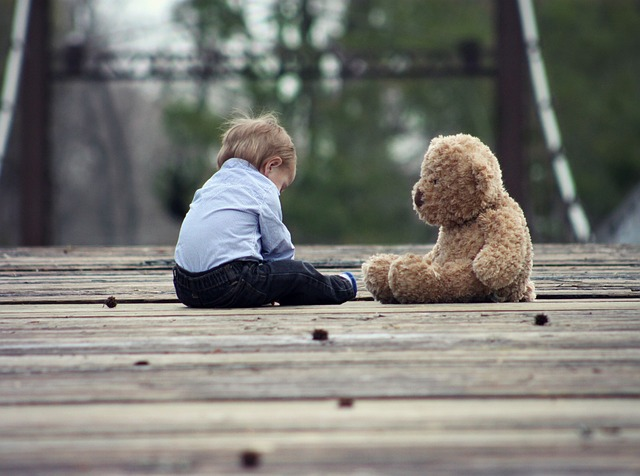
#> input picture opencv_geometry/baby.jpg, 640 x 476 px
$ python scaling_nearest.py
#> lines starting #> are read from the running program, lines starting #| are printed output that depends on the picture
import cv2
import numpy as np

def scaling(img, size):  # 크기 변경(이전 예제)
    dst = np.zeros(size[::-1], img.dtype)  # size와 shape는 역순
    ratioY, ratioX = np.divide(size[::-1], img.shape[:2]) # size를 역순으로 하여 shape와 나눔
    y = np.arange(0, img.shape[0], 1) # 입력 영상의 세로 범위만큼 좌표 생성 (1씩)
    x = np.arange(0, img.shape[1], 1) # 입력 영상의 가로 범위만큼 좌표 생성 (1씩)
    y, x = np.meshgrid(y, x) # 좌표 y와 x를 통해 정방행렬 생성
    i, j = np.int32(y * ratioY), np.int32(x * ratioX) # 크기 변경 수식
    dst[i, j] = img[y, x] # 이를 행렬에 그대로 복사
    return dst

def scaling_nearest(img, size):  # 크기 변경(이웃화소)
    dst = np.zeros(size[::-1], img.dtype)
    ratioY, ratioX = np.divide(size[::-1], img.shape[:2])
    i = np.arange(0, size[1], 1) # 출력 영상의 세로 범위만큼 좌표 생성 (1씩)
    j = np.arange(0, size[0], 1) # 출력 영상의 가로 범위만큼 좌표 생성 (1씩)
    i, j = np.meshgrid(i, j) # 출력 영상의 좌표를 가지고 정방행렬 생성
    y, x = np.int32(i / ratioY), np.int32(j / ratioX) # 크기 변경 수식 (역방향 사상)
    dst[i, j] = img[y, x] # 이를 행렬에 그대로 복사
    return dst

img = cv2.imread('baby.jpg', cv2.IMREAD_GRAYSCALE) # 640x476
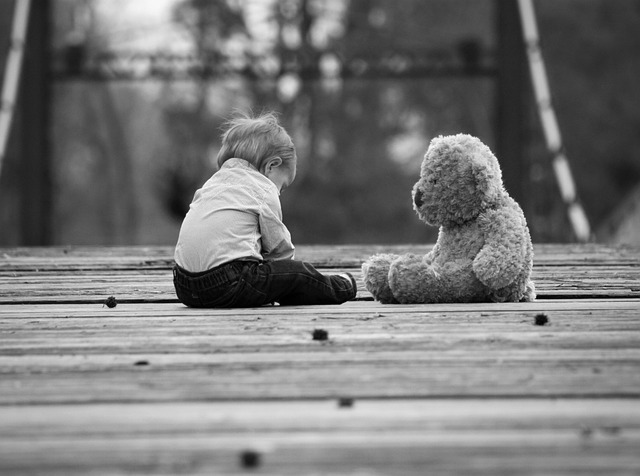
#> img: shape (476, 640); min 0, max 255, mean 119.7
if img is None: raise Exception("영상 읽기 에러")

dst1 = scaling(img, (800, 600))  # 크기 변경 - 축소
#> in scaling, `dst[i, j] = img[y, x]`:
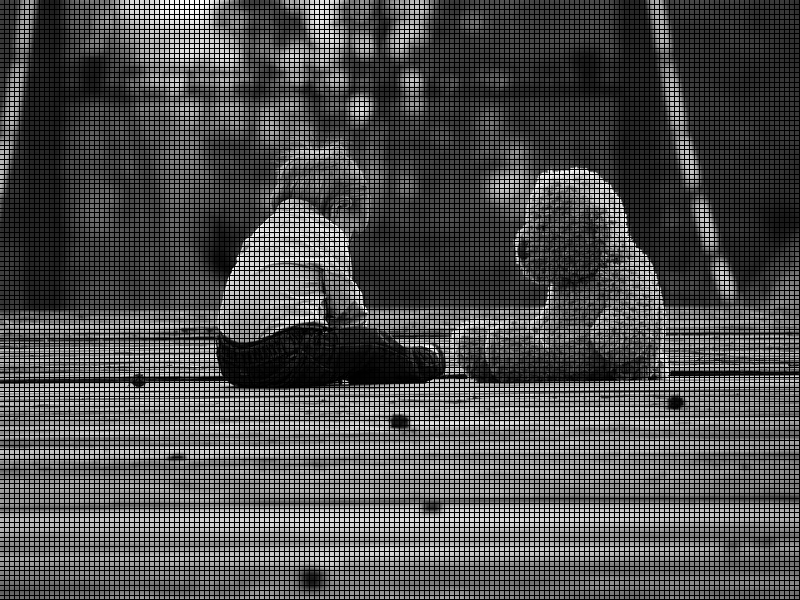
#> dst: shape (600, 800); min 0, max 255, mean 76
dst2 = scaling_nearest(img, (800, 600))  # 크기 변경 - 확대
#> in scaling_nearest, `dst[i, j] = img[y, x]`:
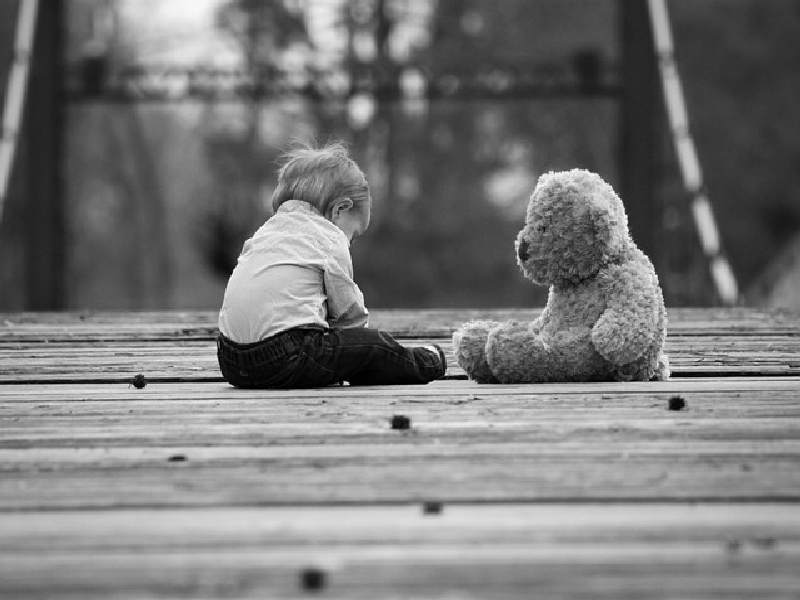
#> dst: shape (600, 800); min 0, max 255, mean 119.8

cv2.imshow("image", img)
cv2.imshow("dst1- scaling", dst1)
cv2.imshow("dst2- nearest", dst2)
cv2.waitKey(0)
